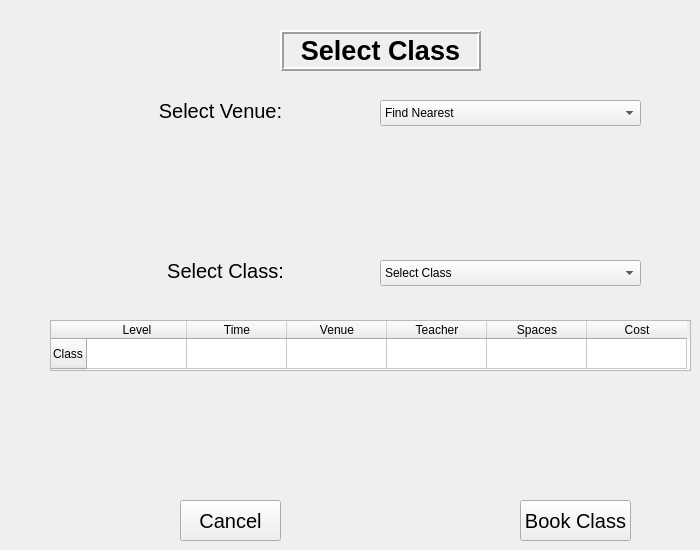
    <widget class="QWidget" name="SelectClass">
     <widget class="QPushButton" name="btnSelClaCancel">
      <property name="geometry">
       <rect>
        <x>180</x>
        <y>500</y>
        <width>101</width>
        <height>41</height>
       </rect>
      </property>
      <property name="font">
       <font>
        <pointsize>15</pointsize>
       </font>
      </property>
      <property name="text">
       <string>Cancel</string>
      </property>
     </widget>
     <widget class="QLabel" name="lblSelClaError">
      <property name="geometry">
       <rect>
        <x>50</x>
        <y>400</y>
        <width>641</width>
        <height>71</height>
       </rect>
      </property>
      <property name="font">
       <font>
        <pointsize>15</pointsize>
        <italic>true</italic>
       </font>
      </property>
      <property name="text">
       <string/>
      </property>
     </widget>
     <widget class="QComboBox" name="cmbSelClaClass">
      <property name="geometry">
       <rect>
        <x>380</x>
        <y>260</y>
        <width>261</width>
        <height>26</height>
       </rect>
      </property>
      <item>
       <property name="text">
        <string>Select Class</string>
       </property>
      </item>
     </widget>
     <widget class="QLabel" name="lblSelClaSelVen">
      <property name="geometry">
       <rect>
        <x>130</x>
        <y>90</y>
        <width>181</width>
        <height>41</height>
       </rect>
      </property>
      <property name="font">
       <font>
        <pointsize>15</pointsize>
       </font>
      </property>
      <property name="text">
       <string>Select Venue:</string>
      </property>
      <property name="alignment">
       <set>Qt::AlignCenter</set>
      </property>
     </widget>
     <widget class="QComboBox" name="cmbSelClaVenue">
      <property name="geometry">
       <rect>
        <x>380</x>
        <y>100</y>
        <width>261</width>
        <height>26</height>
       </rect>
      </property>
      <item>
       <property name="text">
        <string>Find Nearest</string>
       </property>
      </item>
     </widget>
     <widget class="QTableWidget" name="tblSelClaClass">
      <property name="geometry">
       <rect>
        <x>50</x>
        <y>320</y>
        <width>641</width>
        <height>51</height>
       </rect>
      </property>
      <row>
       <property name="text">
        <string>Class</string>
       </property>
      </row>
      <column>
       <property name="text">
        <string>Level</string>
       </property>
      </column>
      <column>
       <property name="text">
        <string>Time</string>
       </property>
      </column>
      <column>
       <property name="text">
        <string>Venue</string>
       </property>
      </column>
      <column>
       <property name="text">
        <string>Teacher</string>
       </property>
      </column>
      <column>
       <property name="text">
        <string>Spaces</string>
       </property>
      </column>
      <column>
       <property name="text">
        <string>Cost</string>
       </property>
      </column>
     </widget>
     <widget class="QPushButton" name="btnSelClaBooCla">
      <property name="geometry">
       <rect>
        <x>520</x>
        <y>500</y>
        <width>111</width>
        <height>41</height>
       </rect>
      </property>
      <property name="font">
       <font>
        <pointsize>15</pointsize>
       </font>
      </property>
      <property name="text">
       <string>Book Class</string>
      </property>
     </widget>
     <widget class="QLabel" name="lblSelClaSelCla">
      <property name="geometry">
       <rect>
        <x>120</x>
        <y>250</y>
        <width>211</width>
        <height>41</height>
       </rect>
      </property>
      <property name="font">
       <font>
        <pointsize>15</pointsize>
       </font>
      </property>
      <property name="text">
       <string>Select Class:</string>
      </property>
      <property name="alignment">
       <set>Qt::AlignCenter</set>
      </property>
     </widget>
     <widget class="QLabel" name="lblSelClaTitle">
      <property name="geometry">
       <rect>
        <x>280</x>
        <y>30</y>
        <width>201</width>
        <height>41</height>
       </rect>
      </property>
      <property name="font">
       <font>
        <pointsize>20</pointsize>
        <weight>75</weight>
        <bold>true</bold>
       </font>
      </property>
      <property name="frameShape">
       <enum>QFrame::Box</enum>
      </property>
      <property name="frameShadow">
       <enum>QFrame::Raised</enum>
      </property>
      <property name="lineWidth">
       <number>2</number>
      </property>
      <property name="midLineWidth">
       <number>0</number>
      </property>
      <property name="text">
       <string>Select Class</string>
      </property>
      <property name="alignment">
       <set>Qt::AlignCenter</set>
      </property>
     </widget>
    </widget>
